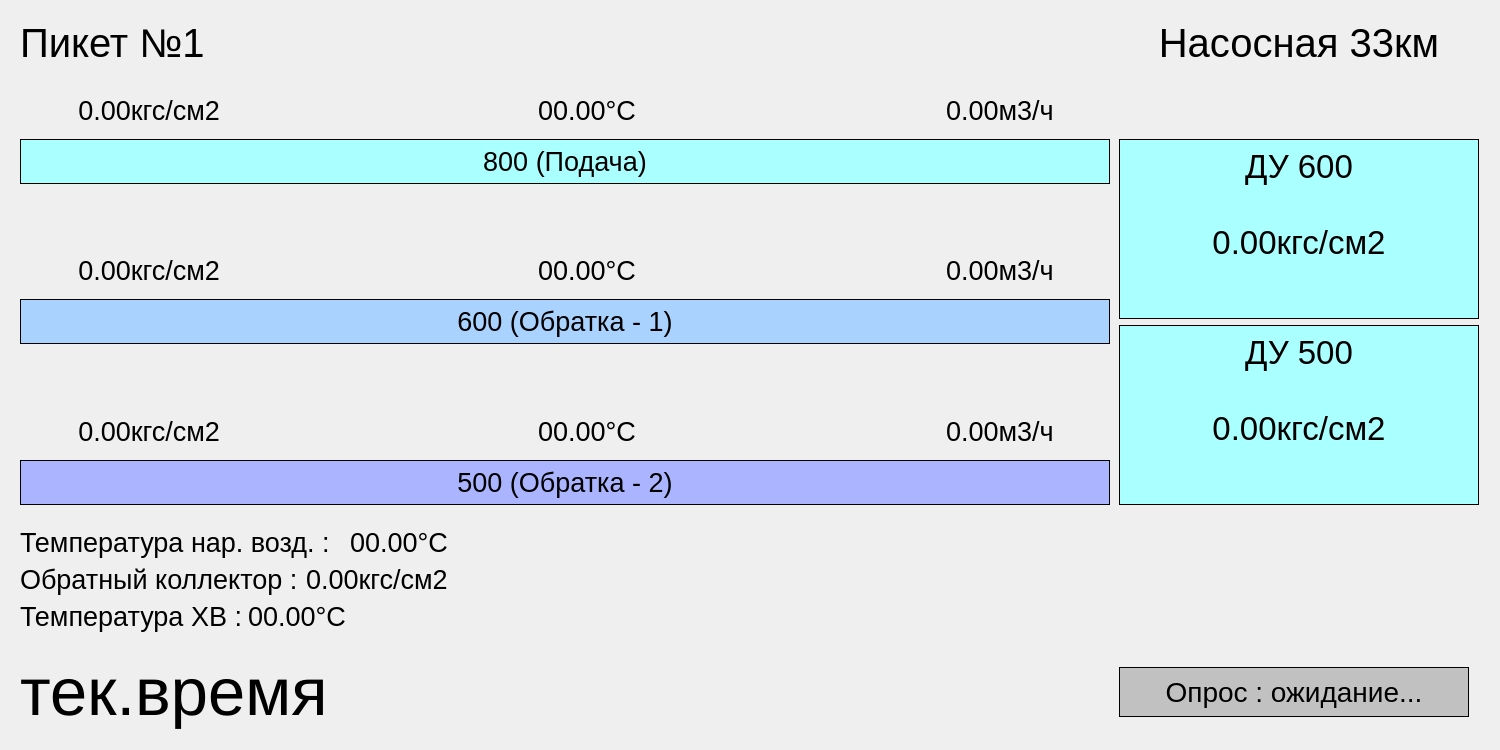
<?xml version="1.0" encoding="UTF-8"?>
<ui version="4.0">
 <class>Form</class>
 <widget class="QWidget" name="Form">
  <property name="geometry">
   <rect>
    <x>0</x>
    <y>0</y>
    <width>1500</width>
    <height>750</height>
   </rect>
  </property>
  <property name="minimumSize">
   <size>
    <width>1500</width>
    <height>750</height>
   </size>
  </property>
  <property name="font">
   <font>
    <pointsize>10</pointsize>
   </font>
  </property>
  <property name="windowTitle">
   <string>Form</string>
  </property>
  <layout class="QVBoxLayout" name="verticalLayout">
   <item>
    <spacer name="verticalSpacer_6">
     <property name="orientation">
      <enum>Qt::Vertical</enum>
     </property>
     <property name="sizeHint" stdset="0">
      <size>
       <width>20</width>
       <height>40</height>
      </size>
     </property>
    </spacer>
   </item>
   <item>
    <widget class="QWidget" name="widget_2" native="true">
     <layout class="QGridLayout" name="gridLayout">
      <item row="3" column="12">
       <spacer name="horizontalSpacer_8">
        <property name="orientation">
         <enum>Qt::Horizontal</enum>
        </property>
        <property name="sizeHint" stdset="0">
         <size>
          <width>40</width>
          <height>20</height>
         </size>
        </property>
       </spacer>
      </item>
      <item row="9" column="3">
       <spacer name="horizontalSpacer_2">
        <property name="orientation">
         <enum>Qt::Horizontal</enum>
        </property>
        <property name="sizeHint" stdset="0">
         <size>
          <width>40</width>
          <height>20</height>
         </size>
        </property>
       </spacer>
      </item>
      <item row="5" column="7">
       <widget class="QLabel" name="label_temp_600_val">
        <property name="minimumSize">
         <size>
          <width>200</width>
          <height>45</height>
         </size>
        </property>
        <property name="maximumSize">
         <size>
          <width>200</width>
          <height>45</height>
         </size>
        </property>
        <property name="font">
         <font>
          <pointsize>20</pointsize>
         </font>
        </property>
        <property name="text">
         <string>00.00°C</string>
        </property>
        <property name="alignment">
         <set>Qt::AlignLeading|Qt::AlignLeft|Qt::AlignVCenter</set>
        </property>
       </widget>
      </item>
      <item row="2" column="7">
       <widget class="QLabel" name="label_temp_800_val">
        <property name="minimumSize">
         <size>
          <width>200</width>
          <height>45</height>
         </size>
        </property>
        <property name="maximumSize">
         <size>
          <width>200</width>
          <height>45</height>
         </size>
        </property>
        <property name="font">
         <font>
          <pointsize>20</pointsize>
         </font>
        </property>
        <property name="text">
         <string>00.00°C</string>
        </property>
        <property name="alignment">
         <set>Qt::AlignLeading|Qt::AlignLeft|Qt::AlignVCenter</set>
        </property>
       </widget>
      </item>
      <item row="9" column="7">
       <widget class="QLabel" name="label_temp_500_val">
        <property name="minimumSize">
         <size>
          <width>200</width>
          <height>45</height>
         </size>
        </property>
        <property name="maximumSize">
         <size>
          <width>200</width>
          <height>45</height>
         </size>
        </property>
        <property name="font">
         <font>
          <pointsize>20</pointsize>
         </font>
        </property>
        <property name="text">
         <string>00.00°C</string>
        </property>
        <property name="textFormat">
         <enum>Qt::AutoText</enum>
        </property>
        <property name="alignment">
         <set>Qt::AlignLeading|Qt::AlignLeft|Qt::AlignVCenter</set>
        </property>
       </widget>
      </item>
      <item row="3" column="15">
       <spacer name="horizontalSpacer_3">
        <property name="orientation">
         <enum>Qt::Horizontal</enum>
        </property>
        <property name="sizeHint" stdset="0">
         <size>
          <width>40</width>
          <height>20</height>
         </size>
        </property>
       </spacer>
      </item>
      <item row="10" column="15">
       <spacer name="horizontalSpacer_4">
        <property name="orientation">
         <enum>Qt::Horizontal</enum>
        </property>
        <property name="sizeHint" stdset="0">
         <size>
          <width>40</width>
          <height>20</height>
         </size>
        </property>
       </spacer>
      </item>
      <item row="8" column="0">
       <spacer name="verticalSpacer_3">
        <property name="orientation">
         <enum>Qt::Vertical</enum>
        </property>
        <property name="sizeHint" stdset="0">
         <size>
          <width>20</width>
          <height>40</height>
         </size>
        </property>
       </spacer>
      </item>
      <item row="3" column="0" colspan="12">
       <widget class="QLabel" name="label_800">
        <property name="minimumSize">
         <size>
          <width>1000</width>
          <height>45</height>
         </size>
        </property>
        <property name="maximumSize">
         <size>
          <width>1500</width>
          <height>45</height>
         </size>
        </property>
        <property name="font">
         <font>
          <pointsize>20</pointsize>
          <weight>50</weight>
          <bold>false</bold>
         </font>
        </property>
        <property name="styleSheet">
         <string notr="true">background-color: rgb(170, 255, 255);</string>
        </property>
        <property name="frameShape">
         <enum>QFrame::Box</enum>
        </property>
        <property name="text">
         <string>800 (Подача)</string>
        </property>
        <property name="alignment">
         <set>Qt::AlignCenter</set>
        </property>
       </widget>
      </item>
      <item row="4" column="9">
       <spacer name="verticalSpacer_2">
        <property name="orientation">
         <enum>Qt::Vertical</enum>
        </property>
        <property name="sizeHint" stdset="0">
         <size>
          <width>20</width>
          <height>40</height>
         </size>
        </property>
       </spacer>
      </item>
      <item row="8" column="9">
       <spacer name="verticalSpacer_4">
        <property name="orientation">
         <enum>Qt::Vertical</enum>
        </property>
        <property name="sizeHint" stdset="0">
         <size>
          <width>20</width>
          <height>40</height>
         </size>
        </property>
       </spacer>
      </item>
      <item row="2" column="0" colspan="3">
       <widget class="QLabel" name="label_pressure_800_val">
        <property name="maximumSize">
         <size>
          <width>200</width>
          <height>45</height>
         </size>
        </property>
        <property name="font">
         <font>
          <pointsize>20</pointsize>
         </font>
        </property>
        <property name="text">
         <string>0.00кгс/см2</string>
        </property>
        <property name="alignment">
         <set>Qt::AlignRight|Qt::AlignTrailing|Qt::AlignVCenter</set>
        </property>
       </widget>
      </item>
      <item row="6" column="0" rowspan="2" colspan="12">
       <widget class="QLabel" name="label_600_obr1">
        <property name="minimumSize">
         <size>
          <width>1000</width>
          <height>45</height>
         </size>
        </property>
        <property name="maximumSize">
         <size>
          <width>1500</width>
          <height>45</height>
         </size>
        </property>
        <property name="font">
         <font>
          <pointsize>20</pointsize>
          <weight>50</weight>
          <bold>false</bold>
         </font>
        </property>
        <property name="styleSheet">
         <string notr="true">background-color: rgb(170, 210, 255);</string>
        </property>
        <property name="frameShape">
         <enum>QFrame::Box</enum>
        </property>
        <property name="text">
         <string>600 (Обратка - 1)</string>
        </property>
        <property name="alignment">
         <set>Qt::AlignCenter</set>
        </property>
       </widget>
      </item>
      <item row="13" column="2" colspan="4">
       <widget class="QLabel" name="label_reverse_val">
        <property name="maximumSize">
         <size>
          <width>200</width>
          <height>45</height>
         </size>
        </property>
        <property name="font">
         <font>
          <pointsize>20</pointsize>
         </font>
        </property>
        <property name="text">
         <string>0.00кгс/см2</string>
        </property>
       </widget>
      </item>
      <item row="0" column="14">
       <widget class="QLabel" name="label_nasosnya33km">
        <property name="font">
         <font>
          <pointsize>30</pointsize>
          <weight>50</weight>
          <bold>false</bold>
         </font>
        </property>
        <property name="text">
         <string>Насосная 33км</string>
        </property>
        <property name="alignment">
         <set>Qt::AlignCenter</set>
        </property>
       </widget>
      </item>
      <item row="0" column="0">
       <widget class="QLabel" name="label_piket">
        <property name="minimumSize">
         <size>
          <width>220</width>
          <height>25</height>
         </size>
        </property>
        <property name="maximumSize">
         <size>
          <width>220</width>
          <height>50</height>
         </size>
        </property>
        <property name="font">
         <font>
          <pointsize>30</pointsize>
          <weight>50</weight>
          <bold>false</bold>
         </font>
        </property>
        <property name="text">
         <string>Пикет №1</string>
        </property>
       </widget>
      </item>
      <item row="10" column="0" colspan="12">
       <widget class="QLabel" name="label_500_obr2">
        <property name="minimumSize">
         <size>
          <width>1000</width>
          <height>45</height>
         </size>
        </property>
        <property name="maximumSize">
         <size>
          <width>1500</width>
          <height>45</height>
         </size>
        </property>
        <property name="font">
         <font>
          <pointsize>20</pointsize>
          <weight>50</weight>
          <bold>false</bold>
         </font>
        </property>
        <property name="styleSheet">
         <string notr="true">background-color: rgb(170, 180, 255);</string>
        </property>
        <property name="frameShape">
         <enum>QFrame::Box</enum>
        </property>
        <property name="text">
         <string>500 (Обратка - 2)</string>
        </property>
        <property name="alignment">
         <set>Qt::AlignCenter</set>
        </property>
       </widget>
      </item>
      <item row="4" column="0">
       <spacer name="verticalSpacer">
        <property name="orientation">
         <enum>Qt::Vertical</enum>
        </property>
        <property name="sizeHint" stdset="0">
         <size>
          <width>20</width>
          <height>40</height>
         </size>
        </property>
       </spacer>
      </item>
      <item row="5" column="0" colspan="6">
       <widget class="QLabel" name="label_pressure_600_val">
        <property name="maximumSize">
         <size>
          <width>200</width>
          <height>45</height>
         </size>
        </property>
        <property name="font">
         <font>
          <pointsize>20</pointsize>
         </font>
        </property>
        <property name="text">
         <string>0.00кгс/см2</string>
        </property>
        <property name="alignment">
         <set>Qt::AlignRight|Qt::AlignTrailing|Qt::AlignVCenter</set>
        </property>
       </widget>
      </item>
      <item row="9" column="0" colspan="3">
       <widget class="QLabel" name="label_pressure_500_val">
        <property name="maximumSize">
         <size>
          <width>200</width>
          <height>45</height>
         </size>
        </property>
        <property name="font">
         <font>
          <pointsize>20</pointsize>
         </font>
        </property>
        <property name="text">
         <string>0.00кгс/см2</string>
        </property>
        <property name="alignment">
         <set>Qt::AlignRight|Qt::AlignTrailing|Qt::AlignVCenter</set>
        </property>
       </widget>
      </item>
      <item row="7" column="14" rowspan="4">
       <widget class="QLabel" name="label_dy_500_val">
        <property name="minimumSize">
         <size>
          <width>360</width>
          <height>180</height>
         </size>
        </property>
        <property name="maximumSize">
         <size>
          <width>360</width>
          <height>180</height>
         </size>
        </property>
        <property name="font">
         <font>
          <pointsize>25</pointsize>
          <weight>50</weight>
          <bold>false</bold>
         </font>
        </property>
        <property name="styleSheet">
         <string notr="true">background-color: rgb(170, 255, 255);</string>
        </property>
        <property name="frameShape">
         <enum>QFrame::Box</enum>
        </property>
        <property name="text">
         <string>ДУ 500

0.00кгс/см2</string>
        </property>
        <property name="alignment">
         <set>Qt::AlignHCenter|Qt::AlignTop</set>
        </property>
       </widget>
      </item>
      <item row="3" column="14" rowspan="4">
       <widget class="QLabel" name="label_dy_600_val">
        <property name="minimumSize">
         <size>
          <width>360</width>
          <height>180</height>
         </size>
        </property>
        <property name="maximumSize">
         <size>
          <width>360</width>
          <height>180</height>
         </size>
        </property>
        <property name="font">
         <font>
          <pointsize>25</pointsize>
          <weight>50</weight>
          <bold>false</bold>
         </font>
        </property>
        <property name="styleSheet">
         <string notr="true">background-color: rgb(170, 255, 255);</string>
        </property>
        <property name="frameShape">
         <enum>QFrame::Box</enum>
        </property>
        <property name="text">
         <string>ДУ 600

0.00кгс/см2</string>
        </property>
        <property name="alignment">
         <set>Qt::AlignHCenter|Qt::AlignTop</set>
        </property>
       </widget>
      </item>
      <item row="14" column="0">
       <widget class="QLabel" name="label_temp_cold">
        <property name="maximumSize">
         <size>
          <width>222</width>
          <height>41</height>
         </size>
        </property>
        <property name="font">
         <font>
          <pointsize>20</pointsize>
          <weight>50</weight>
          <bold>false</bold>
         </font>
        </property>
        <property name="text">
         <string>Температура ХВ :</string>
        </property>
       </widget>
      </item>
      <item row="12" column="0" colspan="3">
       <widget class="QLabel" name="label_temp_air">
        <property name="minimumSize">
         <size>
          <width>0</width>
          <height>0</height>
         </size>
        </property>
        <property name="maximumSize">
         <size>
          <width>320</width>
          <height>40</height>
         </size>
        </property>
        <property name="font">
         <font>
          <pointsize>20</pointsize>
          <weight>50</weight>
          <bold>false</bold>
         </font>
        </property>
        <property name="text">
         <string>Температура нар. возд. :</string>
        </property>
       </widget>
      </item>
      <item row="11" column="0">
       <spacer name="verticalSpacer_7">
        <property name="orientation">
         <enum>Qt::Vertical</enum>
        </property>
        <property name="sizeHint" stdset="0">
         <size>
          <width>20</width>
          <height>40</height>
         </size>
        </property>
       </spacer>
      </item>
      <item row="16" column="0" colspan="10">
       <widget class="QLabel" name="label_timer">
        <property name="maximumSize">
         <size>
          <width>840</width>
          <height>81</height>
         </size>
        </property>
        <property name="font">
         <font>
          <pointsize>50</pointsize>
         </font>
        </property>
        <property name="text">
         <string>тек.время</string>
        </property>
       </widget>
      </item>
      <item row="12" column="3">
       <widget class="QLabel" name="label_temp_air_val">
        <property name="enabled">
         <bool>true</bool>
        </property>
        <property name="maximumSize">
         <size>
          <width>150</width>
          <height>45</height>
         </size>
        </property>
        <property name="font">
         <font>
          <pointsize>20</pointsize>
         </font>
        </property>
        <property name="text">
         <string>00.00°C</string>
        </property>
        <property name="alignment">
         <set>Qt::AlignLeading|Qt::AlignLeft|Qt::AlignVCenter</set>
        </property>
       </widget>
      </item>
      <item row="1" column="0">
       <spacer name="verticalSpacer_9">
        <property name="orientation">
         <enum>Qt::Vertical</enum>
        </property>
        <property name="sizeHint" stdset="0">
         <size>
          <width>20</width>
          <height>40</height>
         </size>
        </property>
       </spacer>
      </item>
      <item row="13" column="0" colspan="2">
       <widget class="QLabel" name="label_reverse">
        <property name="maximumSize">
         <size>
          <width>280</width>
          <height>40</height>
         </size>
        </property>
        <property name="font">
         <font>
          <pointsize>20</pointsize>
          <weight>50</weight>
          <bold>false</bold>
         </font>
        </property>
        <property name="text">
         <string>Обратный коллектор : </string>
        </property>
       </widget>
      </item>
      <item row="15" column="0">
       <spacer name="verticalSpacer_8">
        <property name="orientation">
         <enum>Qt::Vertical</enum>
        </property>
        <property name="sizeHint" stdset="0">
         <size>
          <width>20</width>
          <height>40</height>
         </size>
        </property>
       </spacer>
      </item>
      <item row="16" column="14">
       <widget class="QLabel" name="label_opc_resp">
        <property name="minimumSize">
         <size>
          <width>300</width>
          <height>25</height>
         </size>
        </property>
        <property name="maximumSize">
         <size>
          <width>350</width>
          <height>50</height>
         </size>
        </property>
        <property name="font">
         <font>
          <pointsize>21</pointsize>
         </font>
        </property>
        <property name="styleSheet">
         <string notr="true">background-color: rgb(193, 193, 193);</string>
        </property>
        <property name="frameShape">
         <enum>QFrame::Box</enum>
        </property>
        <property name="text">
         <string>Опрос : ожидание...</string>
        </property>
        <property name="alignment">
         <set>Qt::AlignCenter</set>
        </property>
       </widget>
      </item>
      <item row="14" column="1" colspan="5">
       <widget class="QLabel" name="label_temp_cold_val">
        <property name="maximumSize">
         <size>
          <width>150</width>
          <height>45</height>
         </size>
        </property>
        <property name="font">
         <font>
          <pointsize>20</pointsize>
         </font>
        </property>
        <property name="text">
         <string>00.00°C</string>
        </property>
       </widget>
      </item>
      <item row="9" column="10">
       <spacer name="horizontalSpacer_6">
        <property name="orientation">
         <enum>Qt::Horizontal</enum>
        </property>
        <property name="sizeHint" stdset="0">
         <size>
          <width>40</width>
          <height>20</height>
         </size>
        </property>
       </spacer>
      </item>
      <item row="12" column="11">
       <spacer name="horizontalSpacer">
        <property name="orientation">
         <enum>Qt::Horizontal</enum>
        </property>
        <property name="sizeHint" stdset="0">
         <size>
          <width>40</width>
          <height>20</height>
         </size>
        </property>
       </spacer>
      </item>
      <item row="5" column="11">
       <widget class="QLabel" name="label_air_600_val">
        <property name="maximumSize">
         <size>
          <width>175</width>
          <height>45</height>
         </size>
        </property>
        <property name="font">
         <font>
          <pointsize>20</pointsize>
         </font>
        </property>
        <property name="text">
         <string>0.00м3/ч</string>
        </property>
       </widget>
      </item>
      <item row="9" column="11">
       <widget class="QLabel" name="label_air_500_val">
        <property name="maximumSize">
         <size>
          <width>175</width>
          <height>45</height>
         </size>
        </property>
        <property name="font">
         <font>
          <pointsize>20</pointsize>
         </font>
        </property>
        <property name="text">
         <string>0.00м3/ч</string>
        </property>
       </widget>
      </item>
      <item row="2" column="11">
       <widget class="QLabel" name="label_air_800_val">
        <property name="maximumSize">
         <size>
          <width>175</width>
          <height>45</height>
         </size>
        </property>
        <property name="font">
         <font>
          <pointsize>20</pointsize>
         </font>
        </property>
        <property name="text">
         <string>0.00м3/ч</string>
        </property>
        <property name="alignment">
         <set>Qt::AlignLeading|Qt::AlignLeft|Qt::AlignVCenter</set>
        </property>
       </widget>
      </item>
      <item row="3" column="13">
       <spacer name="horizontalSpacer_5">
        <property name="orientation">
         <enum>Qt::Horizontal</enum>
        </property>
        <property name="sizeHint" stdset="0">
         <size>
          <width>40</width>
          <height>20</height>
         </size>
        </property>
       </spacer>
      </item>
     </layout>
    </widget>
   </item>
   <item>
    <spacer name="verticalSpacer_5">
     <property name="orientation">
      <enum>Qt::Vertical</enum>
     </property>
     <property name="sizeHint" stdset="0">
      <size>
       <width>20</width>
       <height>40</height>
      </size>
     </property>
    </spacer>
   </item>
  </layout>
 </widget>
 <resources/>
 <connections/>
</ui>
